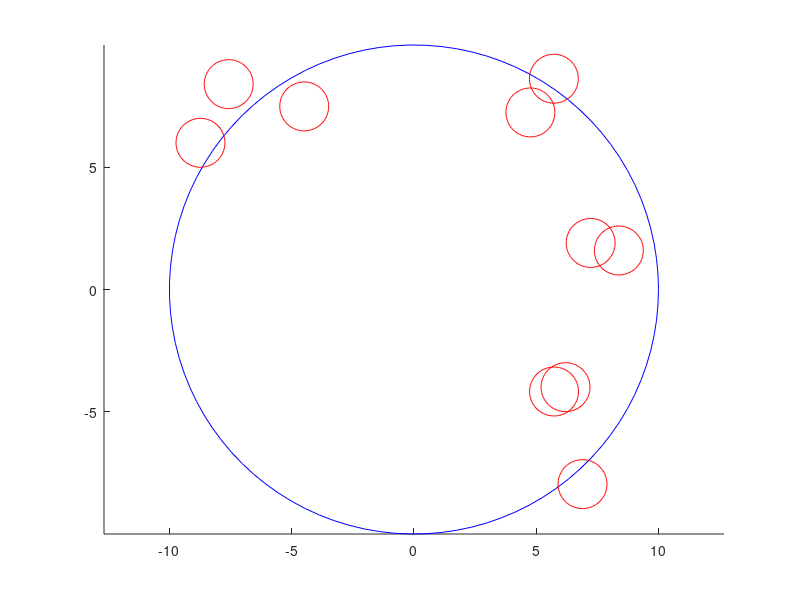

MATLAB code for this plot:
pkg load optim; % Загрузка пакета для оптимизации

function d = circle_distance(x1, y1, x2, y2)
  % Функция для расчета расстояния между центрами двух кругов
  d = sqrt((x2 - x1)^2 + (y2 - y1)^2);
end

function penalty = packing_cost(positions, r_small, R_big, N)
  % Функция стоимости для оптимизации (наказание за пересечение или выход за пределы)
  penalty = 0;

  % Проверка, что каждый круг внутри большого круга
  for i = 1:N
    x = positions(2*i - 1);
    y = positions(2*i);
    if circle_distance(0, 0, x, y) + r_small > R_big
      penalty += 1000; % Наказание за выход за пределы
    end
  end

  % Проверка на пересечения между кругами
  for i = 1:N
    for j = i+1:N
      x1 = positions(2*i - 1);
      y1 = positions(2*i);
      x2 = positions(2*j - 1);
      y2 = positions(2*j);
      if circle_distance(x1, y1, x2, y2) < 2 * r_small
        penalty += 1000; % Наказание за пересечение
      end
    end
  end
end

function packed_positions = pack_circles(N, r_small, R_big)
  % Функция для упаковки N кругов радиуса r_small в круг радиуса R_big
  % Инициализация случайных начальных позиций
  initial_positions = rand(1, 2 * N) * 2 * R_big - R_big;

  % Ограничения на границы (в пределах большого круга)
  lb = -R_big * ones(1, 2 * N);
  ub = R_big * ones(1, 2 * N);

  % Использование оптимизатора для минимизации штрафа
  options = optimset('Display', 'iter');
  packed_positions = fmincon(@(positions) packing_cost(positions, r_small, R_big, N), initial_positions, [], [], [], [], lb, ub, [], options);
end

% Пример использования:
N = 10;        % Количество маленьких кругов
r_small = 1;   % Радиус маленького круга
R_big = 10;    % Радиус большого круга

% Запуск упаковки
positions = pack_circles(N, r_small, R_big);

% Отрисовка результата
theta = linspace(0, 2*pi, 100);

hold on;
% Рисуем большой круг
plot(R_big * cos(theta), R_big * sin(theta), 'b');

% Рисуем маленькие круги
for i = 1:N
  x = positions(2*i - 1);
  y = positions(2*i);
  plot(x + r_small * cos(theta), y + r_small * sin(theta), 'r');
end

axis equal;
hold off;
